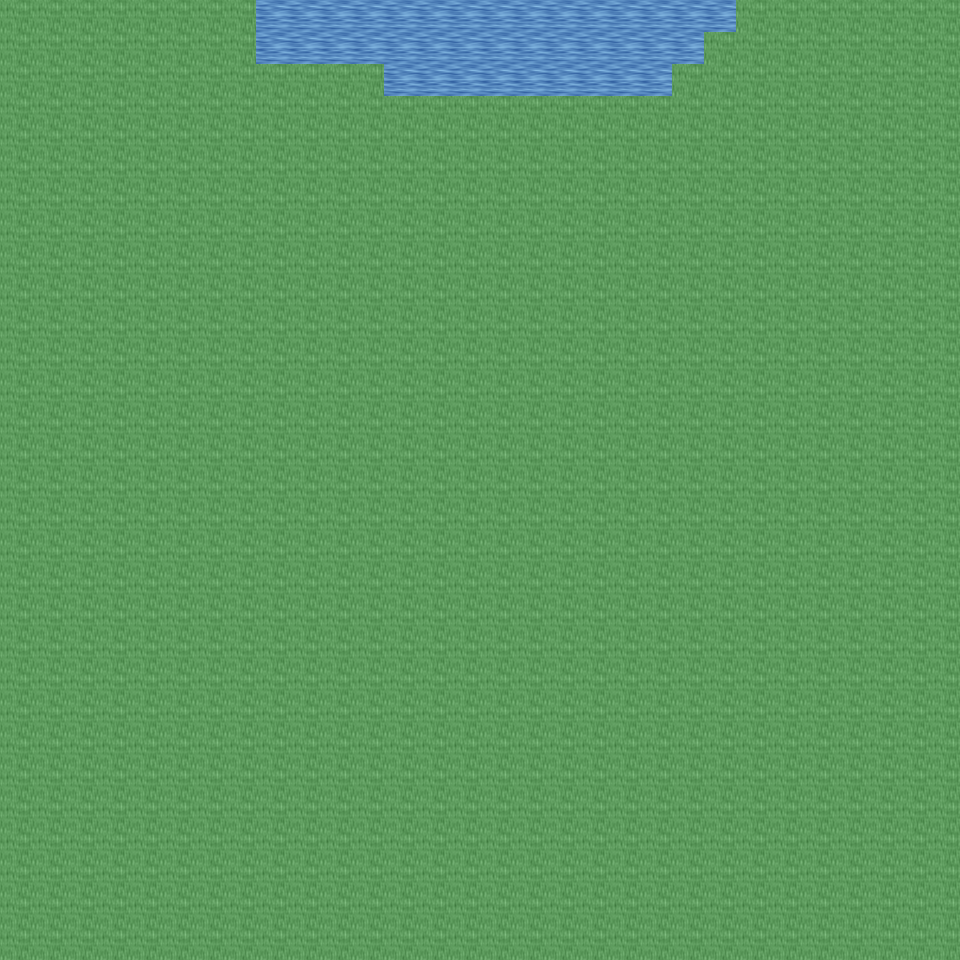

Rendered tile map (Tiled .tmx) drawn with the repository's tilesets; below, a short description and the map source with its tile grids summarised:
An orthogonal 30x30 tile map with 32x32 px tiles, 6 tile layers (Ground, Object, Object2, Above, ...), 14 tilesets and 1 object (mapExit).

<map version="1.0" orientation="orthogonal" renderorder="right-down" width="30" height="30" tilewidth="32" tileheight="32" nextobjectid="2">
  <tileset firstgid="1" name="tileset_ground_ground" tilewidth="32" tileheight="32" tilecount="33" columns="3">
    <image source="../drawable/tileset_ground_ground.png" width="96" height="352" />
  </tileset>
  <tileset firstgid="34" name="tileset_plant_flower_daisy_red" tilewidth="32" tileheight="32" tilecount="8" columns="2">
    <image source="../drawable/tileset_plant_flower_daisy_red.png" width="64" height="128" />
  </tileset>
  <tileset firstgid="42" name="tileset_ground_grass_edges" tilewidth="32" tileheight="32" tilecount="36" columns="12">
    <image source="../drawable/tileset_ground_grass_edges.png" width="384" height="96" />
  </tileset>
  <tileset firstgid="78" name="tileset_ground_grass_corners" tilewidth="32" tileheight="32" tilecount="24" columns="6">
    <image source="../drawable/tileset_ground_grass_corners.png" width="192" height="128" />
  </tileset>
  <tileset firstgid="102" name="tileset_ground_water_pool" tilewidth="32" tileheight="32" tilecount="72" columns="3">
    <image source="../drawable/tileset_ground_water_pool.png" width="96" height="768" />
  </tileset>
  <tileset firstgid="174" name="tileset_plant_flower_daisy_white" tilewidth="32" tileheight="32" tilecount="8" columns="2">
    <image source="../drawable/tileset_plant_flower_daisy_white.png" width="64" height="128" />
  </tileset>
  <tileset firstgid="182" name="tileset_plant_grasses" tilewidth="32" tileheight="32" tilecount="6" columns="3">
    <image source="../drawable/tileset_plant_grasses.png" width="96" height="64" />
  </tileset>
  <tileset firstgid="188" name="tileset_item_statue_bird" tilewidth="32" tileheight="32" tilecount="8" columns="2">
    <image source="../drawable/tileset_item_statue_bird.png" width="64" height="128" />
  </tileset>
  <tileset firstgid="196" name="tileset_plant_tree_tree_darkgreen" tilewidth="32" tileheight="32" tilecount="88" columns="8">
    <image source="../drawable/tileset_plant_tree_tree_darkgreen.png" width="256" height="352" />
  </tileset>
  <tileset firstgid="284" name="tileset_logic_collision" tilewidth="32" tileheight="32" tilecount="1" columns="1">
    <image source="../drawable/tileset_logic_collision.png" width="32" height="32" />
  </tileset>
  <tileset firstgid="285" name="tileset_ground_water_pool_deep" tilewidth="32" tileheight="32" tilecount="72" columns="3">
    <image source="../drawable/tileset_ground_water_pool_deep.png" width="96" height="768" />
  </tileset>
  <tileset firstgid="357" name="tileset_logic_item_fruits" tilewidth="32" tileheight="32" tilecount="16" columns="8">
    <image source="../drawable/tileset_logic_item_fruits.png" width="256" height="64" />
  </tileset>
  <tileset firstgid="373" name="tileset_plant_tree_umbrella_thorn" tilewidth="32" tileheight="32" tilecount="18" columns="6">
    <image source="../drawable/tileset_plant_tree_umbrella_thorn.png" width="192" height="96" />
  </tileset>
  <tileset firstgid="391" name="tileset_light_light_5x5" tilewidth="32" tileheight="32" tilecount="25" columns="5">
    <image source="../drawable/tileset_light_light_5x5.png" width="160" height="160" />
  </tileset>
  <layer name="Ground" width="30" height="30">
    <data>[900 cells, 900 non-empty, 3 distinct tile ids]</data>
  </layer>
  <layer name="Object" width="30" height="30">
    <data>[900 cells, 16 non-empty, 3 distinct tile ids]</data>
  </layer>
  <layer name="Object2" width="30" height="30">
    <data>[900 cells, 0 non-empty, 0 distinct tile ids]</data>
  </layer>
  <layer name="Above" width="30" height="30">
    <data>[900 cells, 0 non-empty, 0 distinct tile ids]</data>
  </layer>
  <layer name="Above2" width="30" height="30">
    <data>[900 cells, 0 non-empty, 0 distinct tile ids]</data>
  </layer>
  <layer name="Walkable" width="30" height="30">
    <data>[900 cells, 862 non-empty, 1 distinct tile ids]</data>
  </layer>
  <objectgroup name="MapEvents">
    <object id="1" name="north" type="mapExit" x="256" y="0" width="480" height="32">
      <properties>
        <property name="map" value="level_0_x225_y78" />
        <property name="x" value="8" />
        <property name="y" value="28" />
      </properties>
    </object>
  </objectgroup>
</map>
